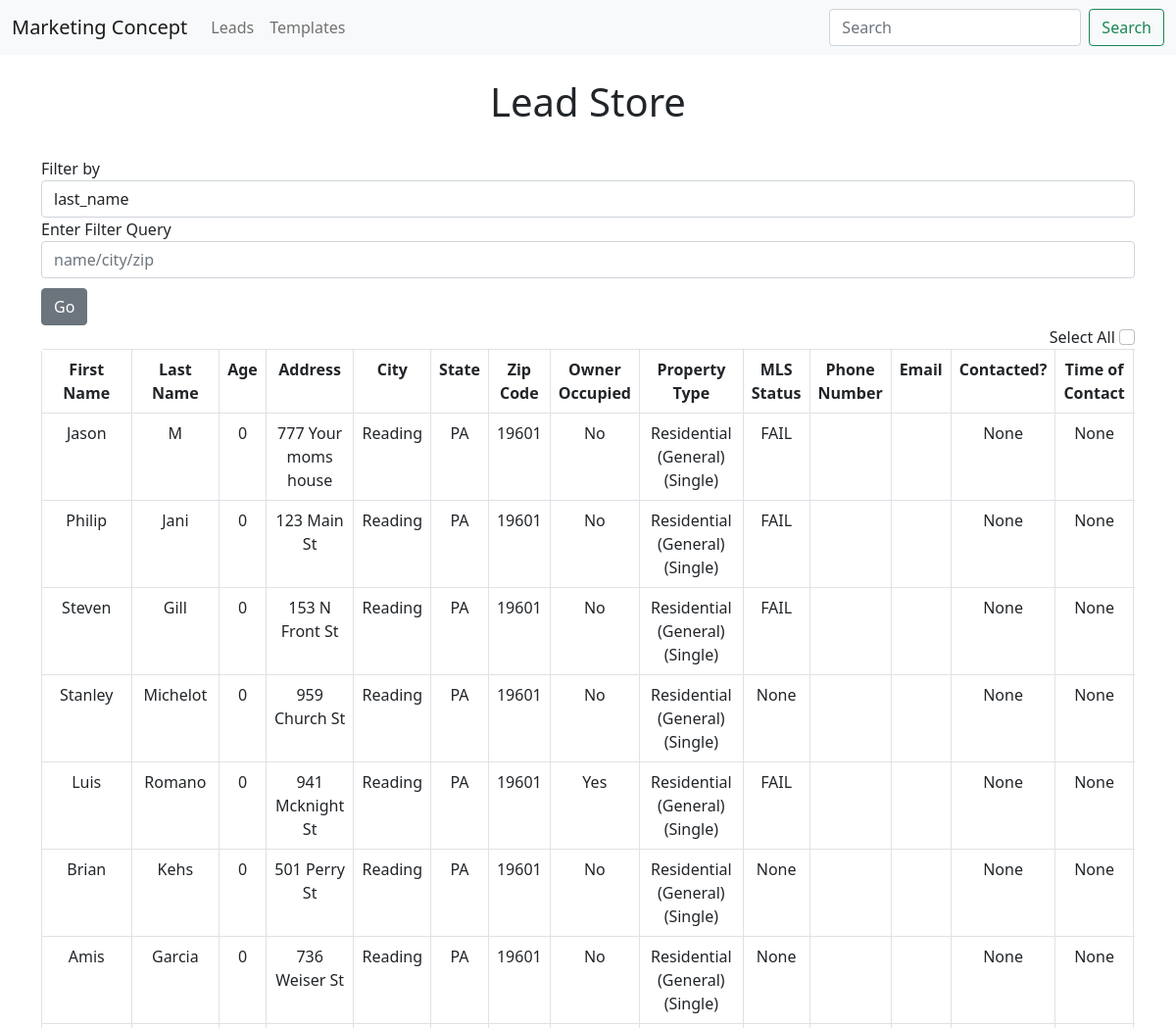
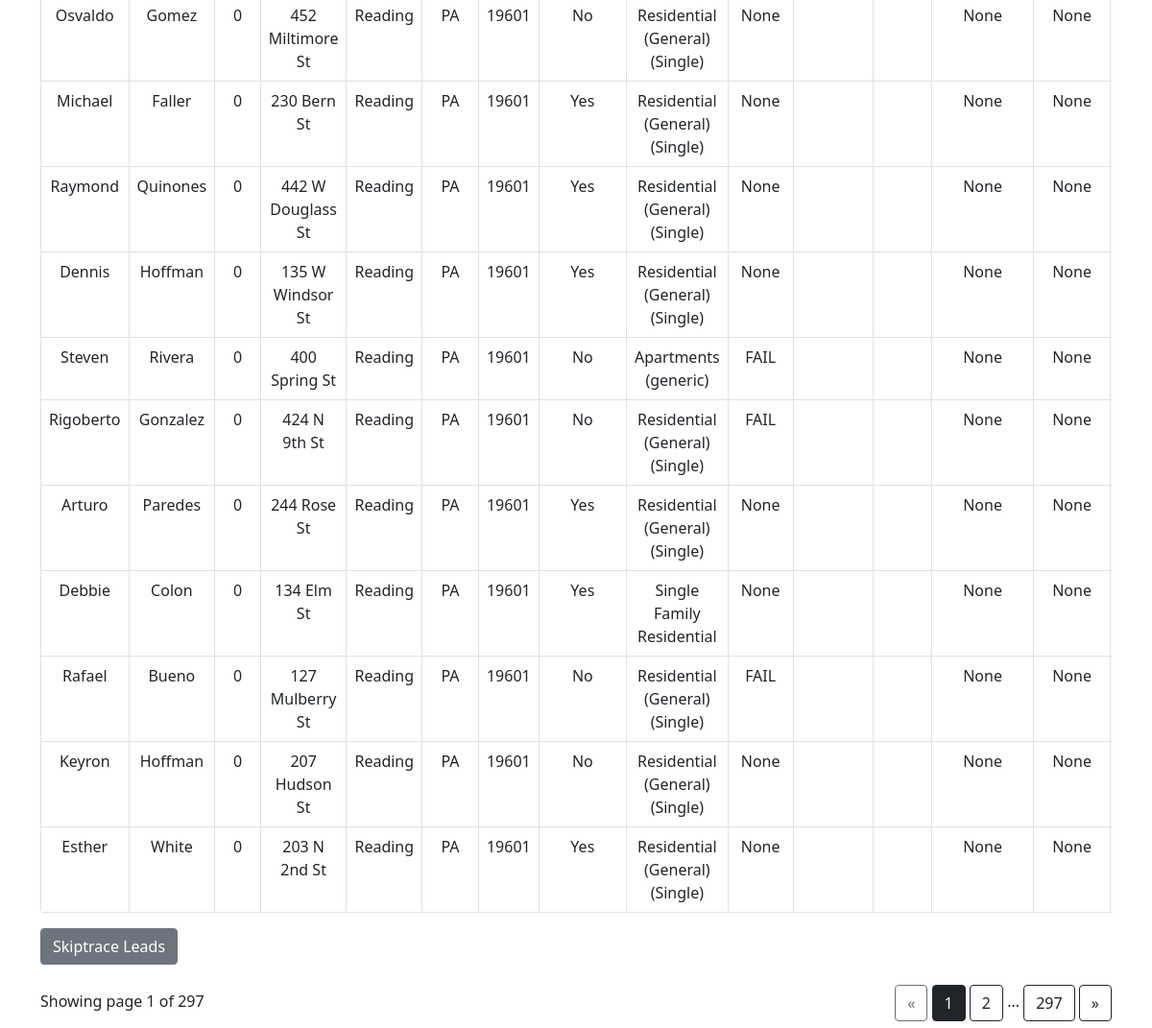
Page /leads on the committed database (2 pictures, top to bottom).
### app.py (models this page shows, shortened)
class Lead(db.Model):
    id = db.Column(db.Integer, primary_key=True)
    first_name = db.Column(db.String(200), nullable=False)
    last_name = db.Column(db.String(200), nullable=False)
    age = db.Column(db.Integer) #just added
    address = db.Column(db.String(200), nullable=False)
    city = db.Column(db.String(200), nullable=False)
    state = db.Column(db.String(200), nullable=False)
    zip = db.Column(db.String(200), nullable=False)
    owner_occupied = db.Column(db.String, nullable=False)
    property_type = db.Column(db.String, nullable=False)
    mls_status = db.Column(db.String, nullable=False)
    mobile_phones = db.relationship('Phone_Number', backref='lead')
    emails = db.relationship('Email', backref='lead')
    contacted = db.Column(db.Integer, default=0)
    contact_time = db.Column(db.DateTime)
    template_sent = db.Column(db.String(200), nullable=False)
    response = db.Column(db.String(200))
    motivation_level = db.Column(db.String(200), nullable=False)

### app.py (the view, shortened to what this page needs)
@app.route('/leads', methods=['POST', 'GET'])
def leads():
    page = request.args.get('page', 1, type=int)
    leads = db.session.query(Lead).paginate(page=page, per_page=ROWS_PER_PAGE)
    return render_template('leads.html', leads=leads)

### templates/leads.html (shortened to what this page needs)
{% extends 'base.html' %}
{% block body %}
<br><h1 style="text-align:center">Lead Store</h1><br>
<form class="form-inline" method="POST" action="{{ url_for('updated_filter') }}">
    <div class="form-group">
        <label for="exampleFormControlInput1">Filter by </label>
        <div class="input-group">
                <select name="comp_select" class="selectpicker form-control">
                    <option>last_name</option>
                </select>
        </div>
        <div class="form-group">
            <label for="exampleFormControlInput1">Enter Filter Query</label>
            <input name="info" class="form-control" id="exampleFormControlInput1" placeholder="name/city/zip">
        </div>
        <button type="submit" class="btn btn-secondary" style="margin-top: 10px;">Go</button>
    </div>
</form>
<span style="float: right;">Select All  <input class="form-check-input" type="checkbox"  id='updateme' onClick="toggle(this)"/></span><br/>
<div class="table-responsive">
    <form action="" method='POST'>
        <table class="table table-bordered" style="border-radius: 4px; overflow: hidden;">
            <tr>
                <th>First Name</th>
                <th>Last Name</th>
                <th>Age</th>
                <th>Address</th>
                <th>City</th>
                <th>State</th>
                <th>Zip Code</th>
                <th>Owner Occupied</th>
                <th>Property Type</th>
                <th>MLS Status</th>
                <th>Phone Number</th>
                <th>Email</th>
                <th>Contacted?</th>
                <th>Time of Contact</th>
            </tr>
            {%  for lead in leads.items %}
                {% if lead.first_name %}
            <tr>
                <td>{{lead.first_name}}</td>
                <td>{{lead.last_name}}</td>
                <td>{{lead.age|int}}</td>
                <td>{{lead.address}}</td>
                <td>{{lead.city}}</td>
                <td>{{lead.state}}</td>
                <td>{{lead.zip}}</td>
                <td>{{lead.owner_occupied}}</td>
                <td>{{lead.property_type}}</td>
                <td>{{lead.mls_status}}</td>
                <td>
                </td>
                <td>
                </td>
                <td>{{lead.contacted}}</td>
                <td>{{lead.contact_time}}</td>
            </tr>
                {% endif %}
            {% endfor %}
        </table>
        <button type='submit' class="btn btn-secondary" style="margin-bottom: 10px;">Skiptrace Leads</button>
    </form>
</div>
<div class="text-right" style="float: right; margin-top: 11px;">
    <a href="{{ url_for('leads', page=leads.prev_num) }}"
       class="btn btn-outline-dark
       {% if leads.page == 1 %}disabled{% endif %}">
        &laquo;
    </a>
    {% for page_num in leads.iter_pages(left_edge=1, right_edge=1, left_current=1, right_current=2) %}
{% if page_num %}
            {% if leads.page == page_num %}
            <a href="{{ url_for('leads', page=page_num) }}"
               class="btn btn-dark">
                {{ page_num }}
            </a>
            {% else %}
            <a href="{{ url_for('leads', page=page_num) }}"
               class="btn btn-outline-dark">
                {{ page_num }}
            </a>
            {% endif %}
        {% else %}
            ...
        {% endif %}
    {% endfor %}
    <a href="{{ url_for('leads', page=leads.next_num) }}"
       class="btn btn-outline-dark
       {% if leads.page == leads.pages %}disabled{% endif %}">
        &raquo;
    </a>
</div>
<p class="text-right mt-3">
   Showing page {{ leads.page }} of {{ leads.pages }}
</p>
{% endblock %}

### templates/base.html (shortened to what this page needs)
<!DOCTYPE html>
<html lang="en">
<head>
    <link rel="stylesheet" href="{{ url_for('static', filename='css/main.css')}}">
    <link href="https://cdn.jsdelivr.net/npm/bootstrap@5.0.2/dist/css/bootstrap.min.css" rel="stylesheet">
</head>
<body>
    {% include 'navbar.html' %}
    <div class="container">
        {% block body %}{%  endblock %}
    </div>
</body>
</html>

### templates/navbar.html (shortened to what this page needs)
<nav class="navbar navbar-expand-lg navbar-light bg-light">
    <div class="container-fluid">
      <a class="navbar-brand" href="{{ url_for('index') }}">Marketing Concept</a>
      <div class="collapse navbar-collapse" id="navbarSupportedContent">
        <ul class="navbar-nav me-auto mb-2 mb-lg-0">
          <li class="nav-item">
            <a class="nav-link" href="{{ url_for('leads') }}">Leads</a>
          </li>
          <li class="nav-item">
            <a class="nav-link" href="{{ url_for('templates') }}">Templates</a>
          </li>
        </ul>
        <form class="d-flex">
          <input class="form-control me-2" type="search" placeholder="Search" aria-label="Search">
          <button class="btn btn-outline-success" type="submit">Search</button>
        </form>
      </div>
    </div>
  </nav>

### static/css/main.css (style rules this page uses)
table, th, td { text-align: center; }

### rows in the picture
Lead: first_name "Jason", last_name "M", age "0", address "777 Your moms house", city "Reading", state "PA", zip "19601", owner_occupied "No", property_type "Residential (General) (Single)", mls_status "FAIL", contacted "None", contact_time "None"
Lead: first_name "Philip", last_name "Jani", age "0", address "123 Main St", city "Reading", state "PA", zip "19601", owner_occupied "No", property_type "Residential (General) (Single)", mls_status "FAIL", contacted "None", contact_time "None"
Lead: first_name "Steven", last_name "Gill", age "0", address "153 N Front St", city "Reading", state "PA", zip "19601", owner_occupied "No", property_type "Residential (General) (Single)", mls_status "FAIL", contacted "None", contact_time "None"
Lead: first_name "Stanley", last_name "Michelot", age "0", address "959 Church St", city "Reading", state "PA", zip "19601", owner_occupied "No", property_type "Residential (General) (Single)", mls_status "None", contacted "None", contact_time "None"
Lead: first_name "Luis", last_name "Romano", age "0", address "941 Mcknight St", city "Reading", state "PA", zip "19601", owner_occupied "Yes", property_type "Residential (General) (Single)", mls_status "FAIL", contacted "None", contact_time "None"
Lead: first_name "Brian", last_name "Kehs", age "0", address "501 Perry St", city "Reading", state "PA", zip "19601", owner_occupied "No", property_type "Residential (General) (Single)", mls_status "None", contacted "None", contact_time "None"
Lead: first_name "Amis", last_name "Garcia", age "0", address "736 Weiser St", city "Reading", state "PA", zip "19601", owner_occupied "No", property_type "Residential (General) (Single)", mls_status "None", contacted "None", contact_time "None"
Lead: first_name "Osvaldo", last_name "Gomez", age "0", address "452 Miltimore St", city "Reading", state "PA", zip "19601", owner_occupied "No", property_type "Residential (General) (Single)", mls_status "None", contacted "None", contact_time "None"
Lead: first_name "Michael", last_name "Faller", age "0", address "230 Bern St", city "Reading", state "PA", zip "19601", owner_occupied "Yes", property_type "Residential (General) (Single)", mls_status "None", contacted "None", contact_time "None"
Lead: first_name "Raymond", last_name "Quinones", age "0", address "442 W Douglass St", city "Reading", state "PA", zip "19601", owner_occupied "Yes", property_type "Residential (General) (Single)", mls_status "None", contacted "None", contact_time "None"
Lead: first_name "Dennis", last_name "Hoffman", age "0", address "135 W Windsor St", city "Reading", state "PA", zip "19601", owner_occupied "Yes", property_type "Residential (General) (Single)", mls_status "None", contacted "None", contact_time "None"
Lead: first_name "Steven", last_name "Rivera", age "0", address "400 Spring St", city "Reading", state "PA", zip "19601", owner_occupied "No", property_type "Apartments (generic)", mls_status "FAIL", contacted "None", contact_time "None"
Lead: first_name "Rigoberto", last_name "Gonzalez", age "0", address "424 N 9th St", city "Reading", state "PA", zip "19601", owner_occupied "No", property_type "Residential (General) (Single)", mls_status "FAIL", contacted "None", contact_time "None"
Lead: first_name "Arturo", last_name "Paredes", age "0", address "244 Rose St", city "Reading", state "PA", zip "19601", owner_occupied "Yes", property_type "Residential (General) (Single)", mls_status "None", contacted "None", contact_time "None"
Lead: first_name "Debbie", last_name "Colon", age "0", address "134 Elm St", city "Reading", state "PA", zip "19601", owner_occupied "Yes", property_type "Single Family Residential", mls_status "None", contacted "None", contact_time "None"
Lead: first_name "Rafael", last_name "Bueno", age "0", address "127 Mulberry St", city "Reading", state "PA", zip "19601", owner_occupied "No", property_type "Residential (General) (Single)", mls_status "FAIL", contacted "None", contact_time "None"
Lead: first_name "Keyron", last_name "Hoffman", age "0", address "207 Hudson St", city "Reading", state "PA", zip "19601", owner_occupied "No", property_type "Residential (General) (Single)", mls_status "None", contacted "None", contact_time "None"
Lead: first_name "Esther", last_name "White", age "0", address "203 N 2nd St", city "Reading", state "PA", zip "19601", owner_occupied "Yes", property_type "Residential (General) (Single)", mls_status "None", contacted "None", contact_time "None"

### other values in the picture
{{ page_num }} "1"
{{ page_num }} "2" "297"
{{ leads.page }} "1"
{{ leads.pages }} "297"
